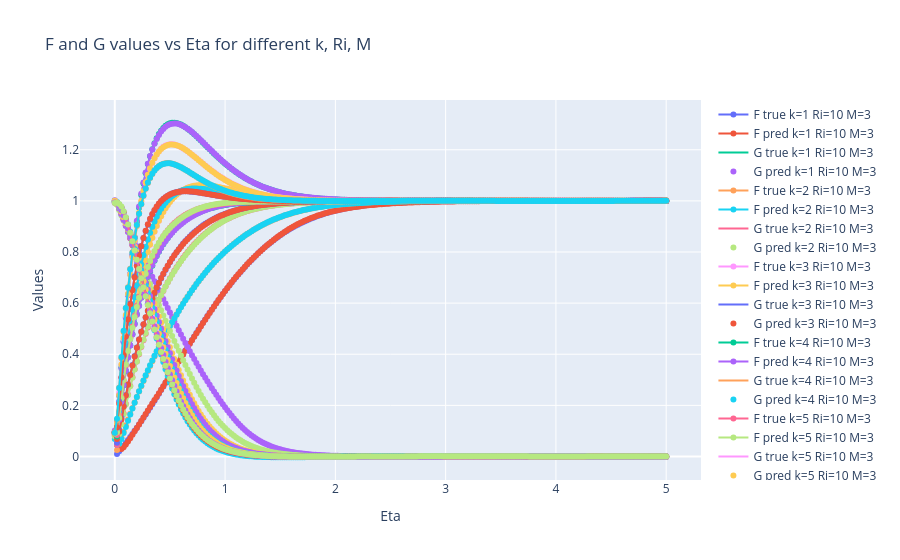

The cell this chart's notebook holds for it:
### Code cell
#PLOT PLOTLY GRAPH FOR aCTUAL VALUES F1 to F12
import plotly.express as px
import plotly.graph_objects as go
fig = go.Figure()
for k in range(1,13):
    sub = df[df['k']==k].sort_values('Eta')
    #ri,m = k_map[int(k)]
    fig.add_trace(go.Scatter(x=sub['Eta'], y=sub['Fval'], mode='lines+markers', name=f'F true k={int(k)} Ri={ri} M={m}'))
    fig.add_trace(go.Scatter(x=sub['Eta'], y=sub['p_Fval'], mode='lines+markers', name=f'F pred k={int(k)} Ri={ri} M={m}'))
    fig.add_trace(go.Scatter(x=sub['Eta'], y=sub['Gval'], mode='lines', name=f'G true k={int(k)} Ri={ri} M={m}'))
    fig.add_trace(go.Scatter(x=sub['Eta'], y=sub['p_Gval'], mode='markers', name=f'G pred k={int(k)} Ri={ri} M={m}'))
fig.update_layout(title='F and G values vs Eta for different k, Ri, M', xaxis_title='Eta', yaxis_title='Values')
fig.write_html(os.path.join(OUT_DIR, "G_G-Pred_values_plotly.html"))
fig.show()

### Figure 1 — Plotly figure (JSON) as saved in the notebook; plotly's stock layout.template omitted (floating-point values rounded to 4 significant figures; data arrays with more than 128 entries replaced by an {"elided": "..."} marker saying what was removed)
{"data": [{"mode": "lines+markers", "name": "F true k=1 Ri=10 M=3", "type": "scatter", "x": {"elided": "251 float values"}, "y": {"elided": "251 float values"}}, {"mode": "lines+markers", "name": "F pred k=1 Ri=10 M=3", "type": "scatter", "x": {"elided": "251 float values"}, "y": {"elided": "251 float values"}}, {"mode": "lines", "name": "G true k=1 Ri=10 M=3", "type": "scatter", "x": {"elided": "251 float values"}, "y": {"elided": "251 float values"}}, {"mode": "markers", "name": "G pred k=1 Ri=10 M=3", "type": "scatter", "x": {"elided": "251 float values"}, "y": {"elided": "251 float values"}}, {"mode": "lines+markers", "name": "F true k=2 Ri=10 M=3", "type": "scatter", "x": {"elided": "251 float values"}, "y": {"elided": "251 float values"}}, {"mode": "lines+markers", "name": "F pred k=2 Ri=10 M=3", "type": "scatter", "x": {"elided": "251 float values"}, "y": {"elided": "251 float values"}}, {"mode": "lines", "name": "G true k=2 Ri=10 M=3", "type": "scatter", "x": {"elided": "251 float values"}, "y": {"elided": "251 float values"}}, {"mode": "markers", "name": "G pred k=2 Ri=10 M=3", "type": "scatter", "x": {"elided": "251 float values"}, "y": {"elided": "251 float values"}}, {"mode": "lines+markers", "name": "F true k=3 Ri=10 M=3", "type": "scatter", "x": {"elided": "251 float values"}, "y": {"elided": "251 float values"}}, {"mode": "lines+markers", "name": "F pred k=3 Ri=10 M=3", "type": "scatter", "x": {"elided": "251 float values"}, "y": {"elided": "251 float values"}}, {"mode": "lines", "name": "G true k=3 Ri=10 M=3", "type": "scatter", "x": {"elided": "251 float values"}, "y": {"elided": "251 float values"}}, {"mode": "markers", "name": "G pred k=3 Ri=10 M=3", "type": "scatter", "x": {"elided": "251 float values"}, "y": {"elided": "251 float values"}}, {"mode": "lines+markers", "name": "F true k=4 Ri=10 M=3", "type": "scatter", "x": {"elided": "251 float values"}, "y": {"elided": "251 float values"}}, {"mode": "lines+markers", "name": "F pred k=4 Ri=10 M=3", "type": "scatter", "x": {"elided": "251 float values"}, "y": {"elided": "251 float values"}}, {"mode": "lines", "name": "G true k=4 Ri=10 M=3", "type": "scatter", "x": {"elided": "251 float values"}, "y": {"elided": "251 float values"}}, {"mode": "markers", "name": "G pred k=4 Ri=10 M=3", "type": "scatter", "x": {"elided": "251 float values"}, "y": {"elided": "251 float values"}}, {"mode": "lines+markers", "name": "F true k=5 Ri=10 M=3", "type": "scatter", "x": {"elided": "251 float values"}, "y": {"elided": "251 float values"}}, {"mode": "lines+markers", "name": "F pred k=5 Ri=10 M=3", "type": "scatter", "x": {"elided": "251 float values"}, "y": {"elided": "251 float values"}}, {"mode": "lines", "name": "G true k=5 Ri=10 M=3", "type": "scatter", "x": {"elided": "251 float values"}, "y": {"elided": "251 float values"}}, {"mode": "markers", "name": "G pred k=5 Ri=10 M=3", "type": "scatter", "x": {"elided": "251 float values"}, "y": {"elided": "251 float values"}}, {"mode": "lines+markers", "name": "F true k=6 Ri=10 M=3", "type": "scatter", "x": {"elided": "251 float values"}, "y": {"elided": "251 float values"}}, {"mode": "lines+markers", "name": "F pred k=6 Ri=10 M=3", "type": "scatter", "x": {"elided": "251 float values"}, "y": {"elided": "251 float values"}}, {"mode": "lines", "name": "G true k=6 Ri=10 M=3", "type": "scatter", "x": {"elided": "251 float values"}, "y": {"elided": "251 float values"}}, {"mode": "markers", "name": "G pred k=6 Ri=10 M=3", "type": "scatter", "x": {"elided": "251 float values"}, "y": {"elided": "251 float values"}}, {"mode": "lines+markers", "name": "F true k=7 Ri=10 M=3", "type": "scatter", "x": {"elided": "251 float values"}, "y": {"elided": "251 float values"}}, {"mode": "lines+markers", "name": "F pred k=7 Ri=10 M=3", "type": "scatter", "x": {"elided": "251 float values"}, "y": {"elided": "251 float values"}}, {"mode": "lines", "name": "G true k=7 Ri=10 M=3", "type": "scatter", "x": {"elided": "251 float values"}, "y": {"elided": "251 float values"}}, {"mode": "markers", "name": "G pred k=7 Ri=10 M=3", "type": "scatter", "x": {"elided": "251 float values"}, "y": {"elided": "251 float values"}}, {"mode": "lines+markers", "name": "F true k=8 Ri=10 M=3", "type": "scatter", "x": {"elided": "251 float values"}, "y": {"elided": "251 float values"}}, {"mode": "lines+markers", "name": "F pred k=8 Ri=10 M=3", "type": "scatter", "x": {"elided": "251 float values"}, "y": {"elided": "251 float values"}}, {"mode": "lines", "name": "G true k=8 Ri=10 M=3", "type": "scatter", "x": {"elided": "251 float values"}, "y": {"elided": "251 float values"}}, {"mode": "markers", "name": "G pred k=8 Ri=10 M=3", "type": "scatter", "x": {"elided": "251 float values"}, "y": {"elided": "251 float values"}}, {"mode": "lines+markers", "name": "F true k=9 Ri=10 M=3", "type": "scatter", "x": {"elided": "251 float values"}, "y": {"elided": "251 float values"}}, {"mode": "lines+markers", "name": "F pred k=9 Ri=10 M=3", "type": "scatter", "x": {"elided": "251 float values"}, "y": {"elided": "251 float values"}}, {"mode": "lines", "name": "G true k=9 Ri=10 M=3", "type": "scatter", "x": {"elided": "251 float values"}, "y": {"elided": "251 float values"}}, {"mode": "markers", "name": "G pred k=9 Ri=10 M=3", "type": "scatter", "x": {"elided": "251 float values"}, "y": {"elided": "251 float values"}}, {"mode": "lines+markers", "name": "F true k=10 Ri=10 M=3", "type": "scatter", "x": {"elided": "251 float values"}, "y": {"elided": "251 float values"}}, {"mode": "lines+markers", "name": "F pred k=10 Ri=10 M=3", "type": "scatter", "x": {"elided": "251 float values"}, "y": {"elided": "251 float values"}}, {"mode": "lines", "name": "G true k=10 Ri=10 M=3", "type": "scatter", "x": {"elided": "251 float values"}, "y": {"elided": "251 float values"}}, {"mode": "markers", "name": "G pred k=10 Ri=10 M=3", "type": "scatter", "x": {"elided": "251 float values"}, "y": {"elided": "251 float values"}}, {"mode": "lines+markers", "name": "F true k=11 Ri=10 M=3", "type": "scatter", "x": {"elided": "251 float values"}, "y": {"elided": "251 float values"}}, {"mode": "lines+markers", "name": "F pred k=11 Ri=10 M=3", "type": "scatter", "x": {"elided": "251 float values"}, "y": {"elided": "251 float values"}}, {"mode": "lines", "name": "G true k=11 Ri=10 M=3", "type": "scatter", "x": {"elided": "251 float values"}, "y": {"elided": "251 float values"}}, {"mode": "markers", "name": "G pred k=11 Ri=10 M=3", "type": "scatter", "x": {"elided": "251 float values"}, "y": {"elided": "251 float values"}}, {"mode": "lines+markers", "name": "F true k=12 Ri=10 M=3", "type": "scatter", "x": {"elided": "251 float values"}, "y": {"elided": "251 float values"}}, {"mode": "lines+markers", "name": "F pred k=12 Ri=10 M=3", "type": "scatter", "x": {"elided": "251 float values"}, "y": {"elided": "251 float values"}}, {"mode": "lines", "name": "G true k=12 Ri=10 M=3", "type": "scatter", "x": {"elided": "251 float values"}, "y": {"elided": "251 float values"}}, {"mode": "markers", "name": "G pred k=12 Ri=10 M=3", "type": "scatter", "x": {"elided": "251 float values"}, "y": {"elided": "251 float values"}}], "layout": {"title": {"text": "F and G values vs Eta for different k, Ri, M"}, "xaxis": {"title": {"text": "Eta"}}, "yaxis": {"title": {"text": "Values"}}}}
